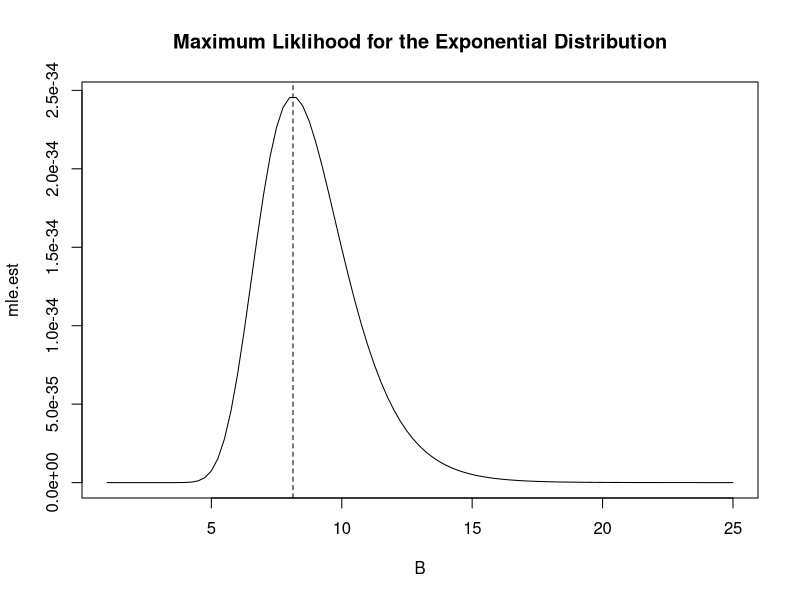
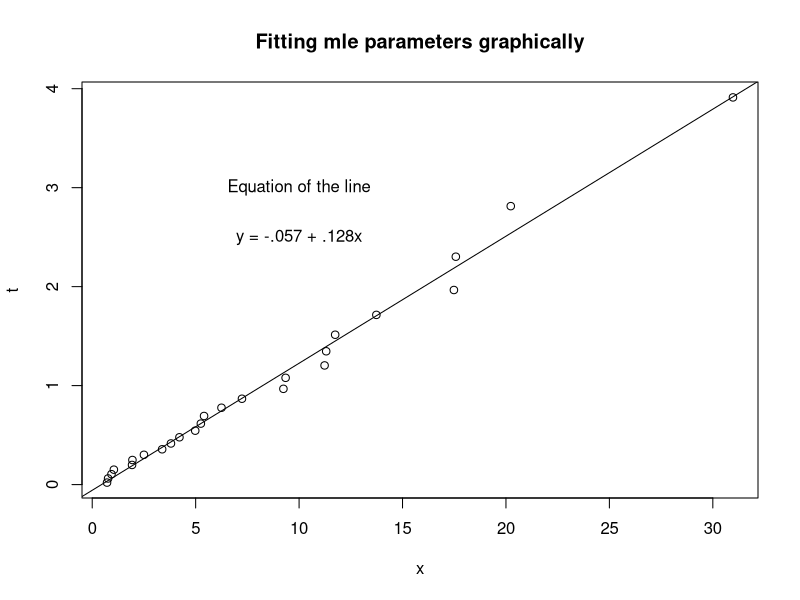

Here is the R script that generated these plots, in order:
set.seed(100)
x = rexp(n = 25, rate = .1)

## The easy way
library(MASS)
(fit = fitdistr(x, densfun = "exponential"))


## The manual way
## Estimating MLE
mle = function(beta, n, sum.x) {
  mle = 1/beta^n * exp(-(sum.x/beta))
  return(mle)
}

B = seq(1, 25, .25)
mle.est = mle(beta = B, n = 25, sum.x = sum(x))

## Compare the estimated MLE to the fitted distribution MLE
plot(B, mle.est, type = "l")
abline(v = 1/fit$estimate, lty = 2)
title("Maximum Liklihood for the Exponential Distribution")

## Estimating graphically
x = sort(x)
u = (1:length(x) - .5)/length(x)
t = -log(1 - u)

plot(x, t)
abline(lm(t ~ x))
text(10,3, "Equation of the line")
text(10,2.5, "y = -.057 + .128x")
title("Fitting mle parameters graphically")

## The slope of the estimated line is the estimated MLE
## Fit: .123 vs LM: .128

